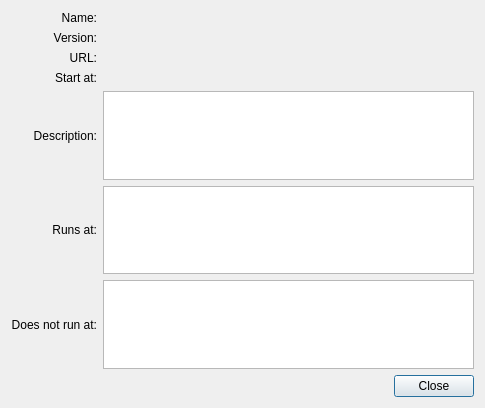
<?xml version="1.0" encoding="UTF-8"?>
<ui version="4.0">
 <class>GM_SettingsScriptInfo</class>
 <widget class="QDialog" name="GM_SettingsScriptInfo">
  <property name="geometry">
   <rect>
    <x>0</x>
    <y>0</y>
    <width>485</width>
    <height>408</height>
   </rect>
  </property>
  <layout class="QVBoxLayout" name="verticalLayout_2">
   <item>
    <layout class="QGridLayout" name="gridLayout">
     <item row="0" column="0">
      <widget class="QLabel" name="label_3">
       <property name="text">
        <string>Name:</string>
       </property>
       <property name="alignment">
        <set>Qt::AlignRight|Qt::AlignTrailing|Qt::AlignVCenter</set>
       </property>
      </widget>
     </item>
     <item row="1" column="0">
      <widget class="QLabel" name="label_6">
       <property name="text">
        <string>Version:</string>
       </property>
       <property name="alignment">
        <set>Qt::AlignRight|Qt::AlignTrailing|Qt::AlignVCenter</set>
       </property>
      </widget>
     </item>
     <item row="2" column="0">
      <widget class="QLabel" name="label_5">
       <property name="text">
        <string>URL:</string>
       </property>
       <property name="alignment">
        <set>Qt::AlignRight|Qt::AlignTrailing|Qt::AlignVCenter</set>
       </property>
      </widget>
     </item>
     <item row="3" column="0">
      <widget class="QLabel" name="label_7">
       <property name="text">
        <string>Start at:</string>
       </property>
       <property name="alignment">
        <set>Qt::AlignRight|Qt::AlignTrailing|Qt::AlignVCenter</set>
       </property>
      </widget>
     </item>
     <item row="4" column="0">
      <widget class="QLabel" name="label_4">
       <property name="text">
        <string>Description:</string>
       </property>
       <property name="alignment">
        <set>Qt::AlignRight|Qt::AlignTrailing|Qt::AlignVCenter</set>
       </property>
      </widget>
     </item>
     <item row="5" column="0">
      <widget class="QLabel" name="label_8">
       <property name="text">
        <string>Runs at:</string>
       </property>
       <property name="alignment">
        <set>Qt::AlignRight|Qt::AlignTrailing|Qt::AlignVCenter</set>
       </property>
      </widget>
     </item>
     <item row="6" column="0">
      <widget class="QLabel" name="label_9">
       <property name="text">
        <string>Does not run at:</string>
       </property>
       <property name="alignment">
        <set>Qt::AlignRight|Qt::AlignTrailing|Qt::AlignVCenter</set>
       </property>
      </widget>
     </item>
     <item row="0" column="1">
      <widget class="SqueezeLabelV2" name="name">
       <property name="text">
        <string/>
       </property>
       <property name="textInteractionFlags">
        <set>Qt::LinksAccessibleByMouse|Qt::TextSelectableByMouse</set>
       </property>
      </widget>
     </item>
     <item row="3" column="1">
      <widget class="QLabel" name="startAt">
       <property name="text">
        <string/>
       </property>
       <property name="textInteractionFlags">
        <set>Qt::LinksAccessibleByMouse|Qt::TextSelectableByMouse</set>
       </property>
      </widget>
     </item>
     <item row="2" column="1">
      <widget class="SqueezeLabelV2" name="url">
       <property name="text">
        <string/>
       </property>
       <property name="textInteractionFlags">
        <set>Qt::LinksAccessibleByMouse|Qt::TextSelectableByMouse</set>
       </property>
      </widget>
     </item>
     <item row="1" column="1">
      <widget class="QLabel" name="version">
       <property name="text">
        <string/>
       </property>
       <property name="textInteractionFlags">
        <set>Qt::LinksAccessibleByMouse|Qt::TextSelectableByMouse</set>
       </property>
      </widget>
     </item>
     <item row="4" column="1">
      <widget class="QTextBrowser" name="description"/>
     </item>
     <item row="5" column="1">
      <widget class="QTextBrowser" name="include"/>
     </item>
     <item row="6" column="1">
      <widget class="QTextBrowser" name="exclude"/>
     </item>
    </layout>
   </item>
   <item>
    <widget class="QDialogButtonBox" name="buttonBox">
     <property name="orientation">
      <enum>Qt::Horizontal</enum>
     </property>
     <property name="standardButtons">
      <set>QDialogButtonBox::Close</set>
     </property>
    </widget>
   </item>
  </layout>
 </widget>
 <customwidgets>
  <customwidget>
   <class>SqueezeLabelV2</class>
   <extends>QLabel</extends>
   <header>squeezelabelv2.h</header>
  </customwidget>
 </customwidgets>
 <resources/>
 <connections>
  <connection>
   <sender>buttonBox</sender>
   <signal>accepted()</signal>
   <receiver>GM_SettingsScriptInfo</receiver>
   <slot>accept()</slot>
   <hints>
    <hint type="sourcelabel">
     <x>248</x>
     <y>254</y>
    </hint>
    <hint type="destinationlabel">
     <x>157</x>
     <y>274</y>
    </hint>
   </hints>
  </connection>
  <connection>
   <sender>buttonBox</sender>
   <signal>rejected()</signal>
   <receiver>GM_SettingsScriptInfo</receiver>
   <slot>reject()</slot>
   <hints>
    <hint type="sourcelabel">
     <x>316</x>
     <y>260</y>
    </hint>
    <hint type="destinationlabel">
     <x>286</x>
     <y>274</y>
    </hint>
   </hints>
  </connection>
 </connections>
</ui>
